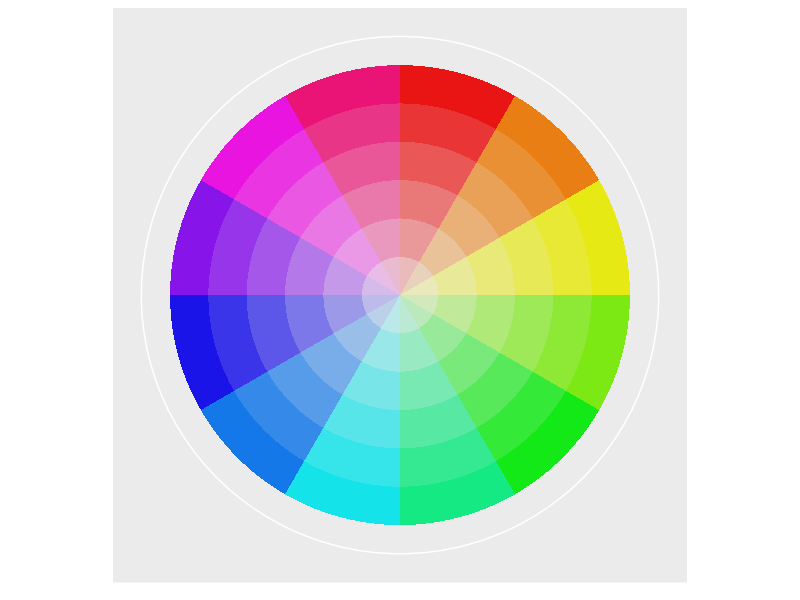
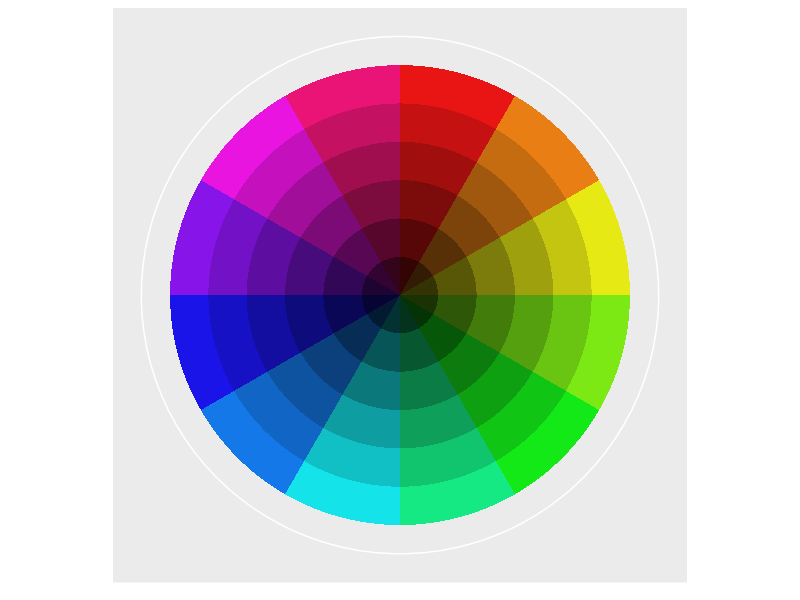
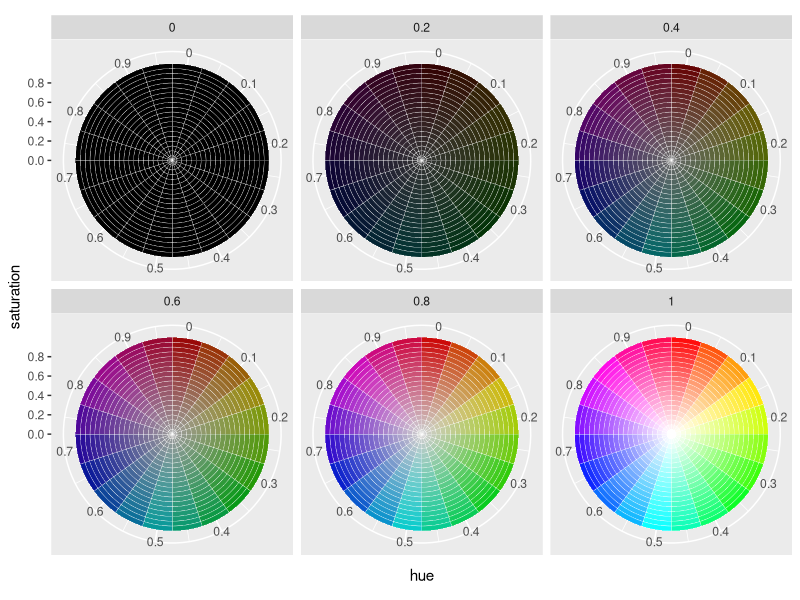

Generate these figures, in order, with R:
library(ggplot2)
d=expand.grid(h=seq(0,1,1/11.9), s=seq(0.2,1,1/7), v=seq(0.2,1,1/7))
ggplot() +
  coord_polar(theta="x") +
  scale_x_continuous(breaks=NULL) +
  scale_y_continuous(breaks=NULL) +
  scale_fill_identity() +
  geom_rect(data=d, mapping=aes(xmin=h, xmax=h+resolution(h), ymin=s, ymax=s+resolution(s), fill=hsv(h,s,v)))

ggplot() +
  coord_polar(theta="x") +
  scale_x_continuous(breaks=NULL) +
  scale_y_continuous(breaks=NULL) +
  scale_fill_identity() +
  geom_rect(data=d, mapping=aes(xmin=h, xmax=h+resolution(h), ymin=v, ymax=v+resolution(v), fill=hsv(h,s,v)))






library(ggplot2)
d=expand.grid(h=seq(0,0.95,0.05), s=seq(0,0.95,0.05), v=seq(0,1,0.2))
ggplot() +
  coord_polar(theta="x") +
  facet_wrap(~v) +
  scale_x_continuous(name="hue", limits=c(0,1), breaks=seq(0.025,0.925,0.1), labels=seq(0,0.9,0.1)) +
  scale_y_continuous(name="saturation", breaks=seq(0, 1, 0.2)) +
  scale_fill_identity() +
  geom_rect(data=d, mapping=aes(xmin=h, xmax=h+resolution(h), ymin=s, ymax=s+resolution(s), fill=hsv(h,s,v)), color="white", size=0.1)
